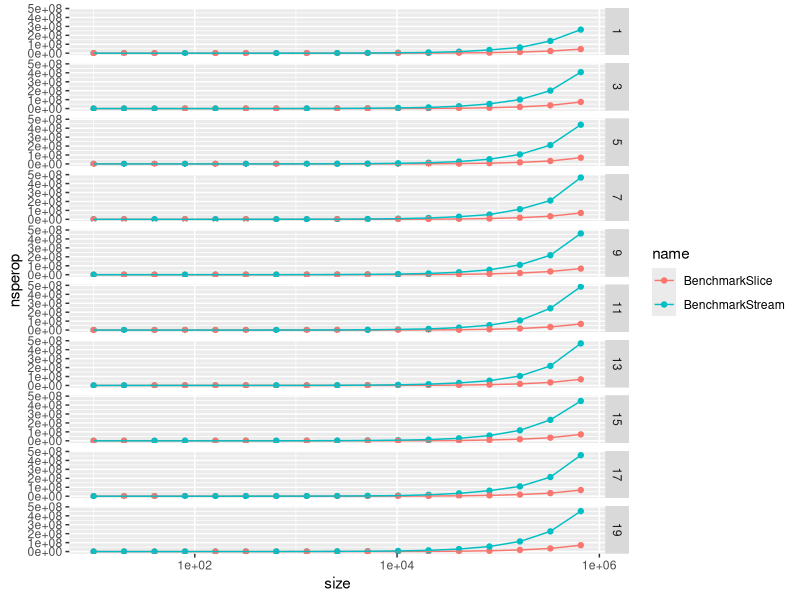
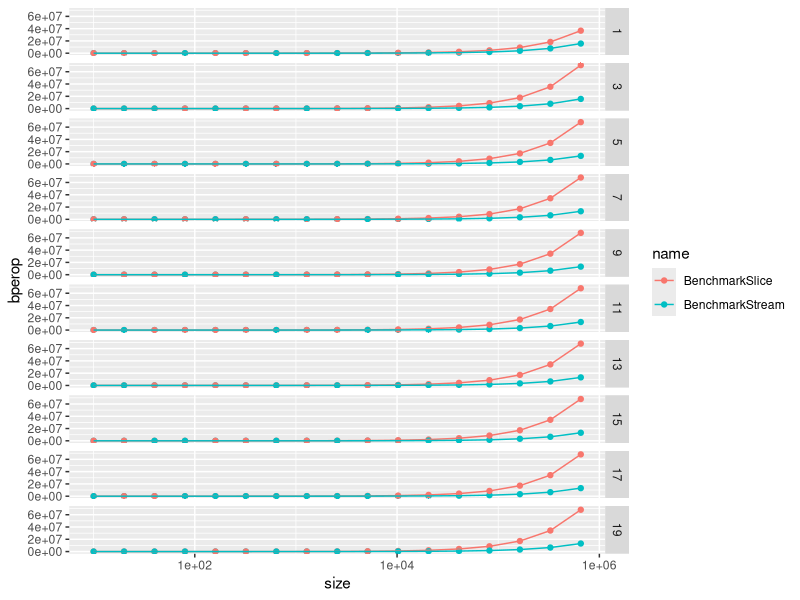

The R script that drew these images, in order:
library(ggplot2)
library(readr)

bench_results <- read_csv("result.csv")

plot_nsperop <- ggplot(bench_results, aes(size, nsperop, colour = name)) +
    geom_point() +
    geom_line() +
    scale_x_log10() +
    facet_grid(rows = vars(ncalls))

ggsave("plot_nsperop.png", width = 7, height = 14)

plot_bperop <- ggplot(bench_results, aes(size, bperop, colour = name)) +
    geom_point() +
    geom_line() +
    scale_x_log10() +
    facet_grid(rows = vars(ncalls))

ggsave("plot_bperop.png", width = 7, height = 14)